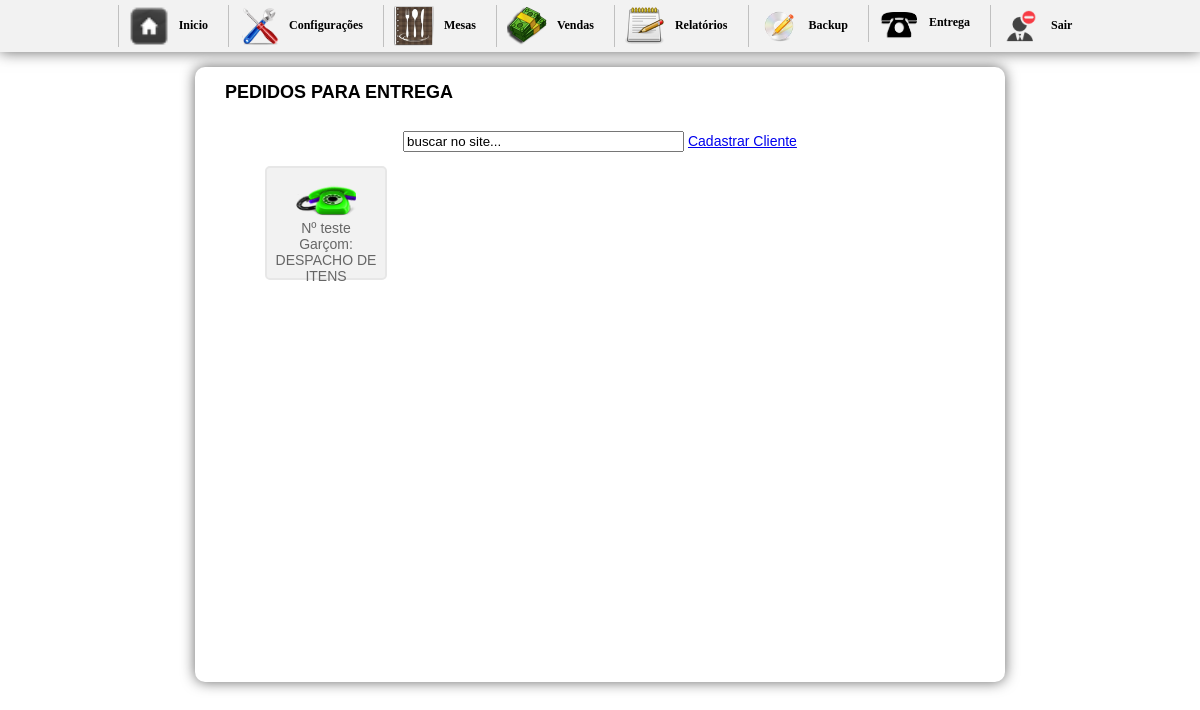
The page /inicio2.php?btn=entrega (signed in) on the database as committed earlier.
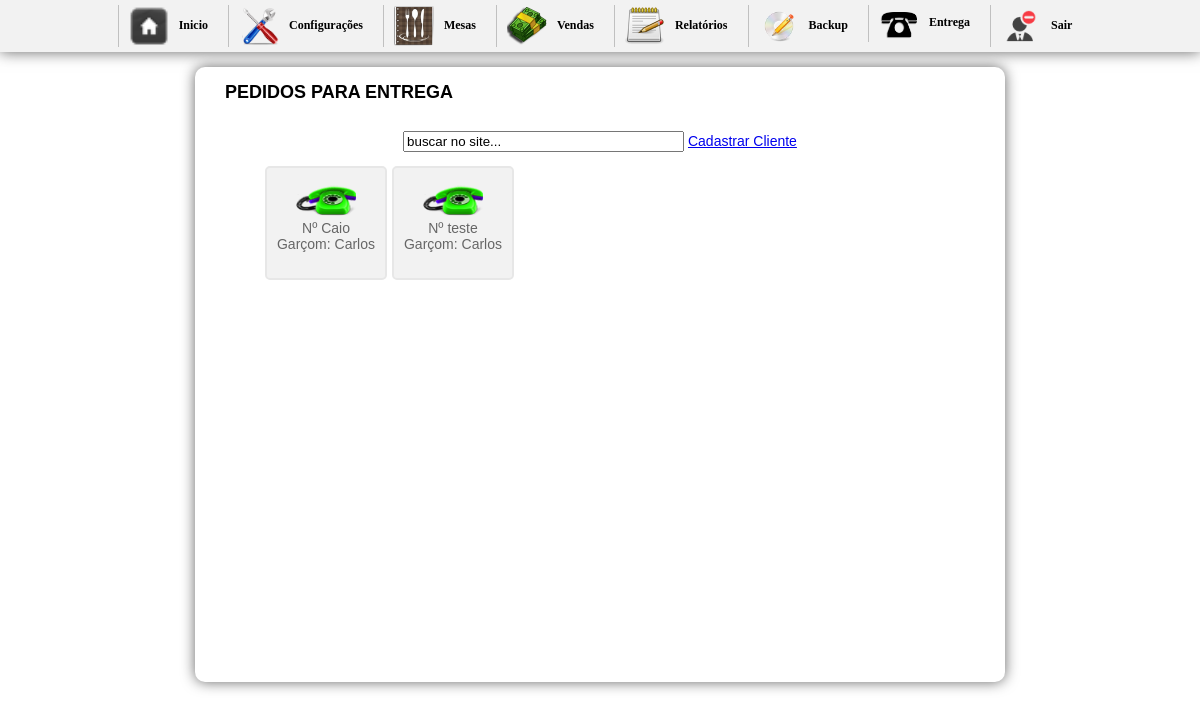
The same page on the database as committed later.
### tables this page shows
CREATE TABLE `pedido` (
  `id_mesa` int(10) NOT NULL AUTO_INCREMENT,
  `numero` int(10) NOT NULL,
  `idGarcon` varchar(200) NOT NULL,
  `situacao` int(1) NOT NULL,
  `email` varchar(50) DEFAULT NULL,
  `nome` varchar(50) DEFAULT NULL,
  `sobrenome` varchar(50) DEFAULT NULL,
  `telefone` varchar(30) DEFAULT NULL,
  `bairro` varchar(50) DEFAULT NULL,
  `rua` varchar(50) DEFAULT NULL,
  `numerocasa` varchar(20) DEFAULT NULL,
  `detalhes` longtext,
  PRIMARY KEY (`id_mesa`)
);

CREATE TABLE `garcon` (
  `idGarcon` int(10) NOT NULL AUTO_INCREMENT,
  `nomeGarcon` varchar(200) NOT NULL,
  `login` varchar(20) NOT NULL,
  `senha` varchar(20) NOT NULL,
  `nv` int(1) NOT NULL,
  PRIMARY KEY (`idGarcon`)
);

### entrega.php (the view, shortened to what this page needs)
<h1> &nbsp;&nbsp;&nbsp;PEDIDOS PARA ENTREGA</h1>
<div id="mesas">
<div class="div"><center>
    <form method="post" action=""><br />
      <input size="32" type="text" class="busca" id="busca" name="buscar" value="buscar no site..." onfocus="if (this.value == 'buscar no site...') this.value = '';" onblur="if (this.value == '') this.value = 'buscar no site...';" />
      <a href="inicio.php?btn=cadastroclientes">Cadastrar Cliente </a>
    </form></center>
  </div>
<ul>
	<?php
		$sql = mysqli_query($db,"SELECT * FROM pedido ORDER BY id_mesa DESC LIMIT 20");
		while($ver = $sql->fetch_assoc()){
			$situacao = $ver['situacao'];
			$id_mesa = $ver['id_mesa'];
			$numero = $ver['nome'];
			$idGarcon = $ver['idGarcon'];
			$gar = mysqli_query($db,"SELECT * FROM garcon WHERE idGarcon='$idGarcon'");
			$bosta = $gar->fetch_assoc();
			$nomeGarcon = $bosta['nomeGarcon'];
			if($situacao == 0){
				$img = "<img src='imagens/restaurant_p.png' width='60' height='47' border='0'>";
			}else{
			$img = "<img src='imagens/restaurant_pverde.png' width='60' height='47' border='0'>";
			}
	?>
	<li><a href="?btn=vendapedido&id_mesa=<?php echo $id_mesa ?>&idGarcon=<?php echo $idGarcon ?>"><?php echo $img; echo "<br/>";  echo 'Nº '.$numero;  echo "<br/>"; if($situacao == 1){echo "Garçom: ".$nomeGarcon; }else{echo "Abrir";} ?></a></li>
<?php }?>
</ul>
</div>

Rows that differ between the two databases and show on the page:
added pedido: situacao 1 (drawn), nome "Caio", idGarcon.nomeGarcon "Carlos"
changed pedido "teste": idGarcon.nomeGarcon "DESPACHO DE ITENS" → "Carlos"
